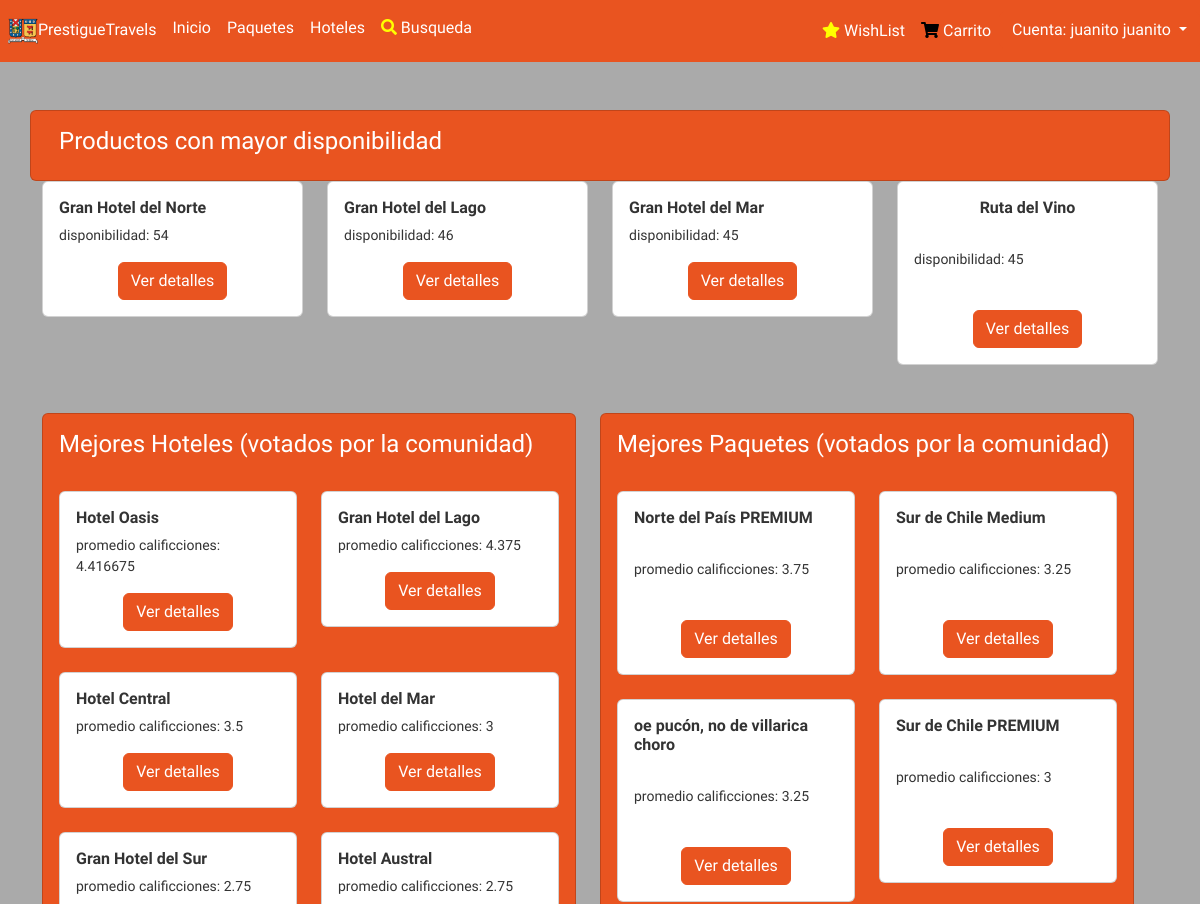
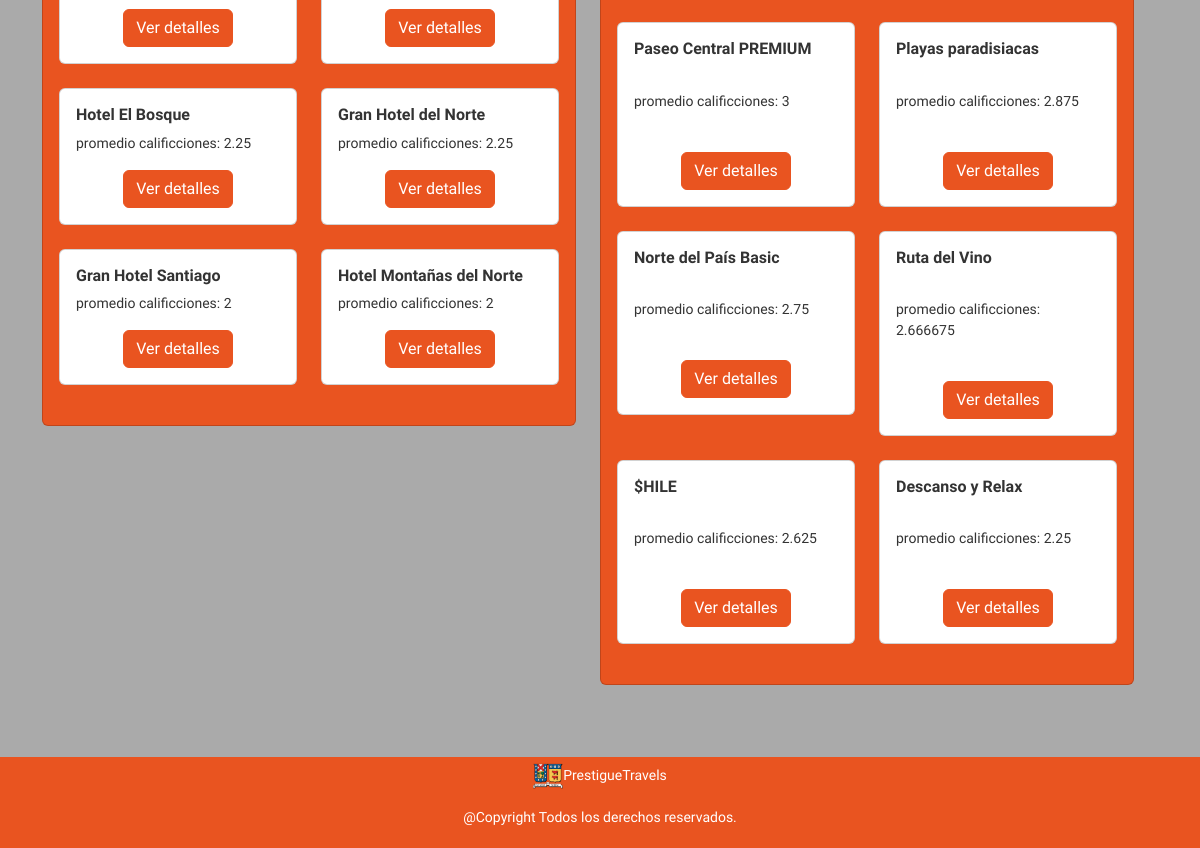
Page /users/index.php (signed in) on the committed database (2 pictures, top to bottom).
### tables this page shows
CREATE TABLE `hoteles` (
  `productos_id` int(11) NOT NULL,
  `hoteles_nombre` varchar(40) NOT NULL,
  `hoteles_estrellas` int(11) NOT NULL,
  `hoteles_precio` int(11) NOT NULL,
  `hoteles_ciudad` varchar(40) NOT NULL,
  `hoteles_habitacionesdisp` int(11) NOT NULL,
  `hoteles_habitacionestotales` int(11) NOT NULL,
  `hoteles_estacionamiento` tinyint(1) NOT NULL,
  `hoteles_piscina` tinyint(1) NOT NULL,
  `hoteles_lavanderia` tinyint(1) NOT NULL,
  `hoteles_petfriendly` tinyint(1) NOT NULL,
  `hoteles_desayuno` tinyint(1) NOT NULL
);

CREATE TABLE `paquetes` (
  `productos_id` int(11) NOT NULL,
  `paquetes_nombre` varchar(40) NOT NULL,
  `paquetes_airida` varchar(40) NOT NULL,
  `paquetes_airvuelta` varchar(40) NOT NULL,
  `paquetes_fechaida` date NOT NULL,
  `paquetes_fechavuelta` date NOT NULL,
  `paquetes_noches` int(11) NOT NULL,
  `paquetes_preciopp` int(11) NOT NULL,
  `paquetes_disponibles` int(11) NOT NULL,
  `paquetes_totales` int(11) NOT NULL,
  `paquetes_maxpp` int(11) NOT NULL
);

### users/index.php (the view, shortened to what this page needs)
<?php include("../templates/cabecera.php");
include("../conexionbd.php");
function remover_simple ($valor,$arr)
{
    if (($key = array_search($valor, $arr)) !== false)
    {
    unset($arr[$key]);
    }
    return $arr;
}
?>
<?php
$hoteles_dispo=$conexion->query("SELECT * FROM productos INNER JOIN hoteles WHERE productos.producto_id=hoteles.productos_id ORDER BY hoteles.hoteles_habitacionesdisp DESC LIMIT 4");
$paquetes_dispo=$conexion->query("SELECT * FROM productos INNER JOIN paquetes WHERE productos.producto_id=paquetes.productos_id ORDER BY paquetes.paquetes_disponibles DESC LIMIT 4");
$hoteles_dispo=$hoteles_dispo->fetch_all(MYSQLI_ASSOC);
$paquetes_dispo=$paquetes_dispo->fetch_all(MYSQLI_ASSOC);
$i=4;
while($i>0){
    $temporal=999;
    $producto_temporal="";
    foreach($hoteles_dispo as $hotel){
        if($hotel["hoteles_habitacionesdisp"]<$temporal){
            $temporal=$hotel["hoteles_habitacionesdisp"];
            $producto_temporal=$hotel;
        }
    }
    foreach($paquetes_dispo as $paquete){
        if($paquete["paquetes_disponibles"]<$temporal){
            $temporal=$paquete["paquetes_disponibles"];
            $producto_temporal=$paquete;
        }
    }
    $tipo= $producto_temporal["producto_tipo"];
    if($tipo==1){
        $hoteles_dispo=remover_simple($producto_temporal,$hoteles_dispo);
    } else{
        $paquetes_dispo=remover_simple($producto_temporal,$paquetes_dispo);
    }
$i=$i-1;}?>
<?php
$encuesta_hoteles=[];
$hoteles=$conexion->query("SELECT productos_id,hoteles_nombre FROM hoteles");
foreach($hoteles as $hotel){
    $comprobacion=$conexion->query("SELECT * FROM reseñas_hoteles WHERE productos_id=$hotel[productos_id]");
    if($comprobacion->fetch_object()){
        $reseñas_hotels=$conexion->query("SELECT productos_id,AVG(limpieza),AVG(servicio),AVG(decoración),AVG(calidad_camas) FROM reseñas_hoteles WHERE productos_id=$hotel[productos_id]");
        $reseñas_hotels=$reseñas_hotels->fetch_all(MYSQLI_ASSOC);
        $reseñas_hotels["promedio"]=($reseñas_hotels[0]["AVG(limpieza)"]+$reseñas_hotels[0]["AVG(servicio)"]+$reseñas_hotels[0]["AVG(decoración)"]+$reseñas_hotels[0]["AVG(calidad_camas)"])/4;
        $reseñas_hotels["hoteles_nombre"]=$hotel["hoteles_nombre"];
        $encuesta_hoteles[]=$reseñas_hotels;
}}
array_multisort(array_column($encuesta_hoteles, "promedio"), SORT_DESC, $encuesta_hoteles);
?>
<?php
$encuesta_paquetes=[];
$paquetes=$conexion->query("SELECT productos_id,paquetes_nombre FROM paquetes");
foreach($paquetes as $paquete){
    $comprobacion=$conexion->query("SELECT * FROM reseñas_paquetes WHERE productos_id=$paquete[productos_id]");
    if($comprobacion->fetch_object()){
        $reseñas_paquets=$conexion->query("SELECT productos_id,AVG(calidad_hoteles),AVG(transporte),AVG(servicio),AVG(precio_calidad) FROM reseñas_paquetes WHERE productos_id=$paquete[productos_id]");
        $reseñas_paquets=$reseñas_paquets->fetch_all(MYSQLI_ASSOC);
        $reseñas_paquets["promedio"]=($reseñas_paquets[0]["AVG(calidad_hoteles)"]+$reseñas_paquets[0]["AVG(transporte)"]+$reseñas_paquets[0]["AVG(servicio)"]+$reseñas_paquets[0]["AVG(precio_calidad)"])/4;
        $reseñas_paquets["paquetes_nombre"]=$paquete["paquetes_nombre"];
        $encuesta_paquetes[]=$reseñas_paquets;
}}
array_multisort(array_column($encuesta_paquetes, "promedio"), SORT_DESC, $encuesta_paquetes);
?>
<div>
        <div class="d-none d-sm-block">
        </div>
    </div>
<?php
if(true){ ?>
    <div class="card bg-primary text-left text-white">
        <div class="card-body">
        <h4 class="card-title">Productos con mayor disponibilidad</h4>
    </div>
    </div>
    <?php foreach($hoteles_dispo as $hotel){?>
    <div class="col-md-3">
    <div class="card">
        <div class="card-body">
            <h6 class="card-Viaje"> <b><?php echo $hotel["hoteles_nombre"]; ?></b></h6>
            <p class="small"><?php  echo "disponibilidad: ".$hotel["hoteles_habitacionesdisp"];  ?></p>
            <div class="text-center">
                <a class="btn btn-primary" href="../detalle_hoteles.php?id=<?php echo $hotel["productos_id"];?>&token=<?php
                echo hash_hmac("sha1",$hotel["productos_id"],KEY_TOKEN);?>">Ver detalles</a>
            </div>
        </div>
    </div>
</div>
<?php } ?>
<?php foreach($paquetes_dispo as $paquete){?>
    <div class="col-md-3">
        <div class="card">
            <div class="card-body">
                <h6 class="card-Viaje text-center"> <b><?php echo $paquete["paquetes_nombre"]; ?></b></h6>
                <p class="small"><?php  echo "disponibilidad: ".$paquete["paquetes_disponibles"];  ?></p>
                <div class="text-center">
                    <a class="btn btn-primary" href="../detalle_paquetes.php?id=<?php echo $paquete["productos_id"];?>&token=<?php
                    echo hash_hmac("sha1",$paquete["productos_id"],KEY_TOKEN);?>">Ver detalles</a>
                </div>
            </div>
        </div>
    </div>
<?php } ?>
    <div>
        <div class="d-none d-sm-block">
    </br><br/>
        </div>
    </div>
    <div class="row">
<div class="col-md-6">
<div class="card bg-primary text-left">
    <div class="card-body">
    <h4 class="card-title text-white">Mejores Hoteles (votados por la comunidad)</h4>
<div class="row">
<?php
$contador=0;
foreach($encuesta_hoteles as $hotel){
    if($contador==10) break;?>
<div class="col-sm-6">
<div class="card">
    <div class="card-body">
        <h6 class="card-Viaje"> <b><?php echo $hotel["hoteles_nombre"]; ?></b></h6>
        <p class="small"><?php  echo "promedio calificciones: ".$hotel["promedio"];  ?></p>
        <div class="text-center">
            <a class="btn btn-primary" href="../detalle_hoteles.php?id=<?php echo $hotel[0]["productos_id"];?>&token=<?php
            echo hash_hmac("sha1",$hotel[0]["productos_id"],KEY_TOKEN);?>">Ver detalles</a>
        </div>
    </div>
</div>
</div>
<?php $contador=$contador+1;} ?>
</div>
</div>
</div>
</div>
<div class="col-md-6">
<div class="card bg-primary text-left">
<div class="card-body">
<h4 class="card-title text-white">Mejores Paquetes (votados por la comunidad)</h4>
<div class="row">
<?php
$contador=0;
foreach($encuesta_paquetes as $paquet){
if($contador==10) break;?>
<div class="col-sm-6">
<div class="card">
<div class="card-body">
    <h6 class="card-Viaje"> <b><?php echo $paquet["paquetes_nombre"]; ?></b></h6></br>
    <p class="small"><?php  echo "promedio calificciones: ".$paquet["promedio"];  ?></p>
    <div class="text-center">
    <a class="btn btn-primary" href="../detalle_paquetes.php?id=<?php echo $paquet[0]["productos_id"];?>&token=<?php
                    echo hash_hmac("sha1",$paquet[0]["productos_id"],KEY_TOKEN);?>">Ver detalles</a>
    </div>
</div>
</div>
</div>
<?php $contador=$contador+1;} ?>
</div>
</div>
</div>
</div>
</div>
<?php } ?>
<?php include("../templates/pie.php");?>

### rows in the picture
hoteles: hoteles_nombre "Gran Hotel del Norte", hoteles_habitacionesdisp "54"
hoteles: hoteles_nombre "Gran Hotel del Lago", hoteles_habitacionesdisp "46"
hoteles: hoteles_nombre "Gran Hotel del Mar", hoteles_habitacionesdisp "45"
paquetes: paquetes_nombre "Ruta del Vino", paquetes_disponibles "45"

### other values in the picture
$username "juanito"
$userlastname "juanito"
$hotel["hoteles_nombre"] "Hotel Oasis"
$hotel["promedio"] "4.416675"
$hotel["hoteles_nombre"] "Gran Hotel del Lago"
$hotel["promedio"] "4.375"
$hotel["hoteles_nombre"] "Hotel Central"
$hotel["promedio"] "3.5"
$hotel["hoteles_nombre"] "Hotel del Mar"
$hotel["promedio"] "3"
$hotel["hoteles_nombre"] "Gran Hotel del Sur"
$hotel["promedio"] "2.75"
$hotel["hoteles_nombre"] "Hotel Austral"
$hotel["hoteles_nombre"] "Hotel El Bosque"
$hotel["promedio"] "2.25"
